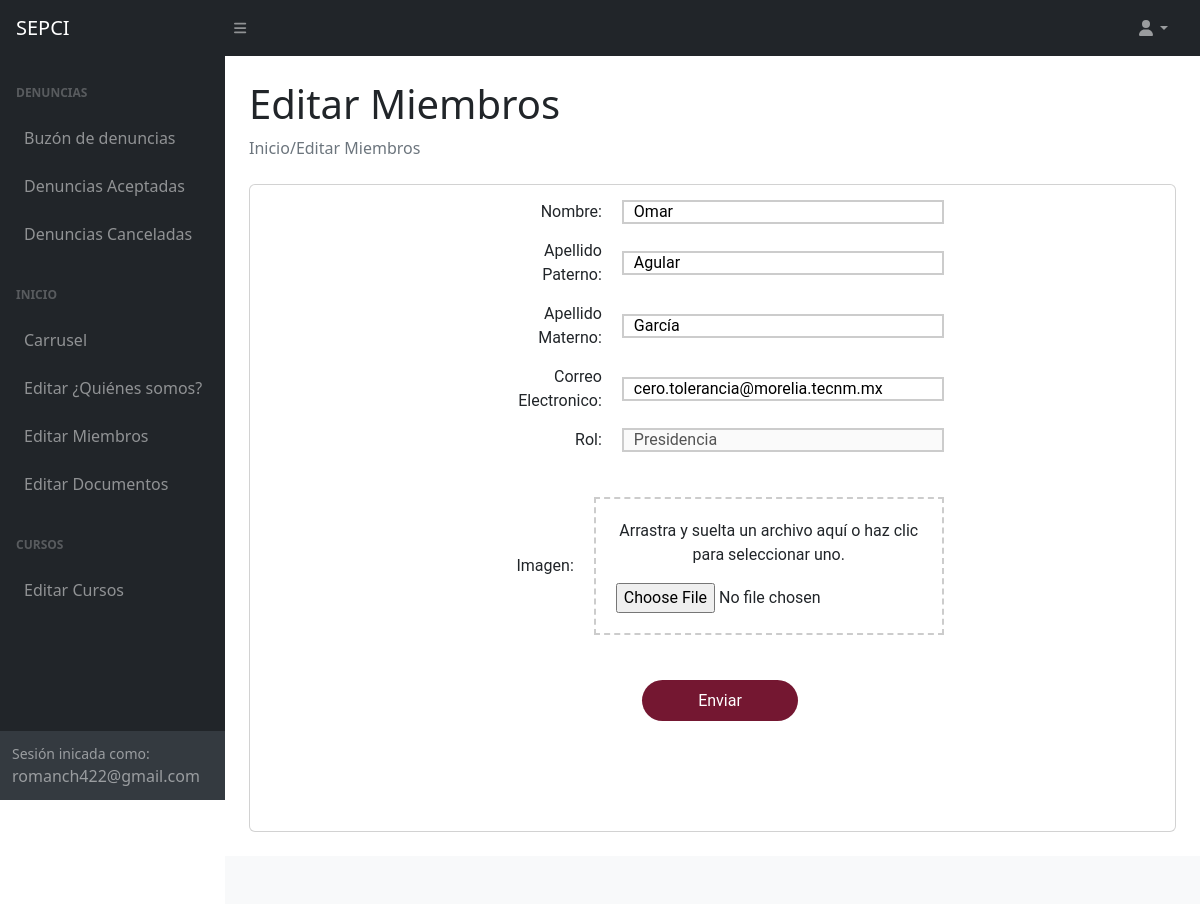
/Admin/Panel/EditarMienbros.php?id=1 (signed in), run on the app's committed database.
### tables this page shows
CREATE TABLE `members` (
  `id_members` int(11) NOT NULL,
  `names` varchar(80) NOT NULL,
  `middle_name` varchar(50) NOT NULL,
  `last_name` varchar(50) NOT NULL,
  `mail` varchar(50) NOT NULL,
  `rol` varchar(50) NOT NULL,
  `root_image` varchar(100) NOT NULL
);

### php/DBManager/open.php (called while the page is built, shortened)
<?php
    if(isset($_SESSION['name'])){
        return $sesion=true;
    }else{
        return $sesion=false;
    }
?>

### php/DBManager/DBManager.php (called while the page is built, shortened)
<?php
class DBManager
{
    private function open()
    {
        $link = mysqli_connect("127.0.0.1", "root", null, "sepci") or die('Error connecting to Data Base');
        return $link;
    }
    public function showEachMembers($id)
    {
        $link = $this->open();
        $sql = "SELECT names, middle_name, last_name, mail, rol, root_image FROM members WHERE id_members=?";
        $query = mysqli_prepare($link, $sql) or die("Error at login");
        $query->bind_param("s", $id);
        $query->execute();
        $result = mysqli_stmt_get_result($query);
        return $result;
    }
    }
?>

### php/DBManager/endPointEachMembers.php (called while the page is built)
<?php
class member{
    public function showMember($id){
        require_once 'DBManager.php';
        $db = new DBMAnager();
        $data = $db->showEachMembers($id);
        return $data;
    }
}
?>

### Admin/Panel/EditarMienbros.php (the view, shortened to what this page needs)
<?php
include("../../php/DBManager/open.php");
if ($sesion) {
    ?>
<!DOCTYPE html>
<html lang="es">
<head>
    <link href="https://cdn.jsdelivr.net/npm/simple-datatables@7.1.2/dist/style.min.css" rel="stylesheet" />
    <link href="css/styles.css" rel="stylesheet" />
    <link rel="stylesheet" href="css/EditMienbros.css" />
</head>
<body class="sb-nav-fixed">
    <nav class="sb-topnav navbar navbar-expand navbar-dark bg-dark">
        <a class="navbar-brand ps-3" href="index.html">SEPCI</a>
        <button class="btn btn-link btn-sm order-1 order-lg-0 me-4 me-lg-0" id="sidebarToggle" href="#!"><i
                class="fas fa-bars"></i></button>
        <ul class="navbar-nav ms-auto ms-md-8 me-3 me-lg-4">
            <li class="nav-item dropdown">
                <a class="nav-link dropdown-toggle" id="navbarDropdown" href="#" role="button" data-bs-toggle="dropdown"
                    aria-expanded="false"><i class="fas fa-user fa-fw"></i></a>
            </li>
        </ul>
    </nav>
    <div id="layoutSidenav">
        <div id="layoutSidenav_nav">
            <nav class="sb-sidenav accordion sb-sidenav-dark" id="sidenavAccordion">
                <div class="sb-sidenav-menu">
                    <div class="nav">
                        <div class="sb-sidenav-menu-heading">Denuncias</div>
                        <a class="nav-link" href="index.php">
                            Buzón de denuncias
                        </a>
                        <a class="nav-link" href="complaintAcept.php">
                            Denuncias Aceptadas
                        </a>
                        <a class="nav-link" href="complaintCancel.php">
                            Denuncias Canceladas
                        </a>
                        <div class="sb-sidenav-menu-heading">Inicio</div>
                        <a class="nav-link" href="SliderCRUD.php">
                            Carrusel
                        </a>
                        <a class="nav-link" href="QuienesSomos.php">
                            Editar ¿Quiénes somos?
                        </a>
                        <a class="nav-link" href="Miembros.php">
                            Editar Miembros
                        </a>
                        <a class="nav-link" href="EditarDocumentos.php">
                            Editar Documentos
                        </a>
                        <div class="sb-sidenav-menu-heading">Cursos</div>
                        <a class="nav-link" href="charts.html">
                            Editar Cursos
                        </a>
                    </div>
                </div>
                <div class="sb-sidenav-footer">
                    <div class="small">Sesión inicada como:</div>
                    <?php echo $_SESSION['name']; ?>
                </div>
            </nav>
        </div>
        <div id="layoutSidenav_content">
            <main>
                <div class="container-fluid px-4">
                    <h1 class="mt-4">Editar Miembros</h1>
                    <ol class="breadcrumb mb-4">
                        <li class="breadcrumb-item active">Inicio/Editar Miembros</li>
                    </ol>
                    <div class="card mb-4">
                        <section class="seccion">
                            <?php
                                include_once '../../php/DBManager/endPointEachMembers.php';
                                $obj = new member();
                                $data = $obj->showMember($_REQUEST['id']);
                                $row = $data->fetch_row();
                                ?>
                            <form method="POST" enctype="multipart/form-data" role="form"
                                action="../../php/DBManager/actionEditMembers.php?id=<?php echo $_REQUEST['id'] ?>">
                                <div class="contenedor">
                                    <div class="conten_input">
                                        <div class="columna">
                                            <label for="name">Nombre: </label>
                                            <input type="text" class="input" name="name" id="celdaTexto"
                                                value="<?php echo $row[0]; ?>" />
                                        </div>
                                        <div class="columna">
                                            <label for="phone">Apellido Paterno: </label>
                                            <input type="text" class="input" name="middle"
                                                value="<?php echo $row[1]; ?>" />
                                        </div>
                                        <div class="columna">
                                            <label for="name_Denounced">Apellido Materno: </label>
                                            <input type="text" class="input" name="last"
                                                value="<?php echo $row[2]; ?>" />
                                        </div>
                                        <div class="columna">
                                            <label for="email">Correo Electronico: </label>
                                            <input type="text" class="input" name="mail" id="celdaTexto2"
                                                value="<?php echo $row[3]; ?>" />
                                        </div>
                                        <div class="columna">
                                            <label for="email">Rol: </label>
                                            <input type="text" class="input" name="rol" disabled="disabled"
                                                id="celdaTexto2" value="<?php echo $row[4]; ?>" />
                                        </div>
                                        <div class="columna">
                                            <label for="imagen">Imagen: </label>
                                            <div class="archivos">
                                                <div id="dropzone">
                                                    <p>
                                                        Arrastra y suelta un archivo aquí o haz clic para seleccionar
                                                        uno.
                                                    </p>
                                                    <input type="file" id="archivo" name="imagen"
                                                        accept="image/png, image/jpg, image/jpeg" />
                                                </div>
                                            </div>
                                        </div>
                                        <div class="columna">
                                            <button type="submit" class="btn_send">Enviar</button>
                                        </div>
                                    </div>
                                </div>
                            </form>
                    </div>
                </div>
            </main>
            <footer class="py-4 bg-light mt-auto">
            </footer>
        </div>
    </div>
</body>
</html>
<?php
} else {
    header('Location: ../login.php');
}
?>

### Admin/Panel/css/EditMienbros.css (style rules this page uses)
.contenedor { display: flex; justify-content: center; font-family: "Roboto", sans-serif; }
.conten_input { width: 50%; }
.columna { margin: 15px 0 0 15px; margin-bottom: 10px; display: flex; align-items: center; justify-content: space-around; }
.columna label { width: 30%; text-align: end; margin-right: 20px; }
.columna .input { width: 90%; height: 10px; padding: 10px; border: 2px solid #ccc; }
.btn_send { background-color: #741731; color: white; width: 156px; height: 41px; border: none; border-radius: 21px; margin-bottom: 100px; }
#dropzone { border: 2px dashed #ccc; padding: 20px; text-align: center; font-size: 16px; width: 100%; }
.archivos { width: 100%; display: flex; flex-direction: column; margin-bottom: 30px; margin-top: 30px; }

### data on the page
members: name "Omar", middle "Agular", last "García", mail "cero.tolerancia@morelia.tecnm.mx", rol "Presidencia"

### other printed values
$_SESSION['name'] "romanch422@gmail.com"
